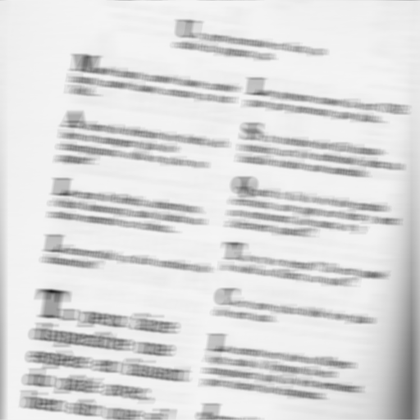
%> input picture texte_flou.png, 420 x 420 px, shrunk from 512 x 512 before the run
$ octave P5_2.m   (GNU Octave 9; MATLAB toolbox functions it lacks are replaced by stand-ins)
%> lines starting %> are read from the running program, lines starting %| are printed output that depends on the picture; in (x1, y1, x2, y2) boxes, pixels count from 0 and x2, y2 are one past the last pixel; in counts of white or black regions, pixels touching at a corner belong together; the program's own positions count from 1
[im_flou, map_flou]=imread('texte_flou.png');   % Lecture de l'image flou
%> im_flou is the input picture: size 420x420x3 uint8; min 28, max 247, mean 219.4
%> map_flou = []
[im_ref, map_ref]=imread('texte_ref.png');   % Lecture de l'image flou
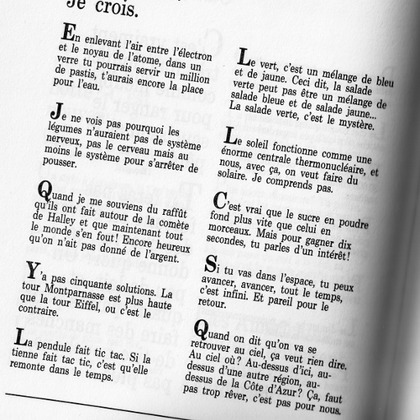
%> input picture texte_ref.png, 420 x 420 px, shrunk from 512 x 512 before the run
%> im_ref is the input picture: size 420x420x3 uint8; min 0, max 255, mean 203.3
%> map_ref = []
l=size(im_flou,1);                        % Hauteur image initiale
%> l = 420
c=size(im_flou,2);                        % Largeur image initiale
%> c = 420
K_flou = 20;


I=fftshift(fft2(im_ref));               % TF image
H = zeros(l,c);                        % Matrice de filtrage
IM_flou_simple = zeros(l,c);           % image rétablie avec une simple inversion sans tenir compte des bruits
D = fftshift(fft2(double(im_flou)));


% Affichage image flou
figure('numbertitle','off','name','Image flou');
image(im_flou);
colormap(map_flou);
%> (this line was passed over: colormap is not available in this run)

% Affichage image réference
figure('numbertitle','off','name','Image reference');
image(im_ref);
colormap(map_ref);
%> (this line was passed over: colormap is not available in this run)


% Créer la réponse impulsionnelle (h)
h = zeros(l,c);
h(floor(l/2)-1:floor(l/2)+1, floor(c/2)-K_flou/2:floor(c/2)+K_flou/2) = 1; %Rectangle
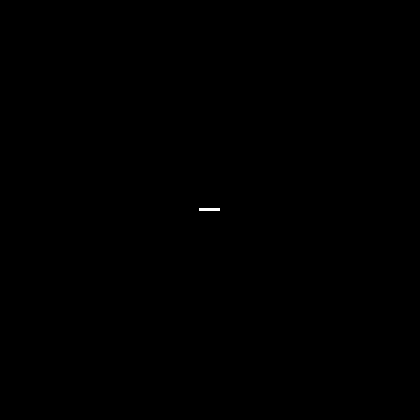
%> h: size 420x420 double; values 0 (black) and 1 (white), 0.04% white; 1 white region, box (x1, y1, x2, y2) and area: (199, 208, 220, 211) 63
h=fftshift(h);
sum = 0;
for i=1:size(h,1)
    for j=1:size(h,2)
        sum = sum+h(i,j);
    end
end
%> after the loop, sum = 63


h_norm = h/sum;

% Calcul de la TF de H
H = fftshift(fft2(h_norm));


% TF de H
figure('numbertitle', 'off', 'name', 'TF de H');
affichage = abs(log(H));
plot(affichage);
title('H');
grid on;
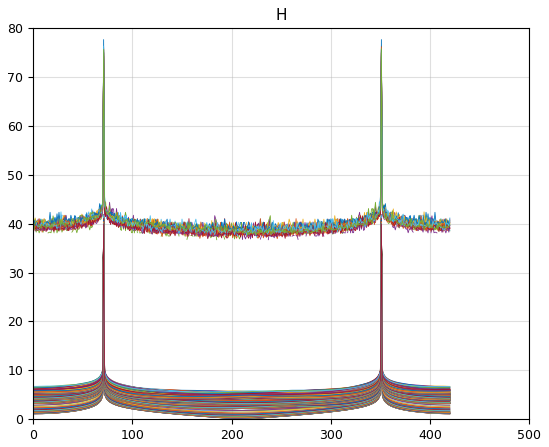
%> figure redrawn from the program's plot data; curve peaks at x = 71, y = 39.88; curve peaks at x = 71, y = 39.9; curve peaks at x = 71, y = 39.93; curve peaks at x = 71, y = 40

% Filtrage Inverse simple
IM_flou_simple = I .* H;

% Passage à l'image "visuelle"
im_flou_simple = real(ifft2(fftshift(IM_flou_simple)));
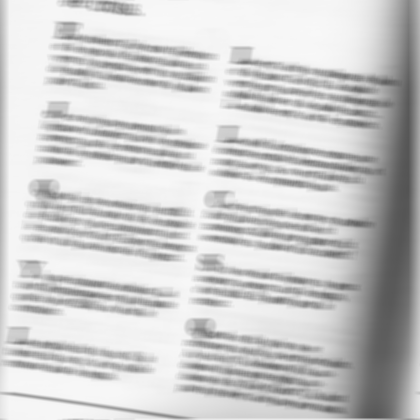
%> im_flou_simple: size 420x420x3 double; min 84.59, max 248.6, mean 203.3


%puissance spectrale
Pi = abs(I).* abs(I);
ib=im_flou_simple-floor(im_flou_simple);
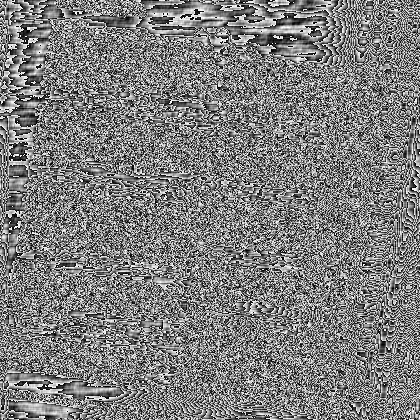
%> ib: size 420x420x3 double; min 0, max 1, mean 0.495
Ib=fftshift(fft2(ib));
Pb=abs(Ib).*abs(Ib);

W = zeros(l,c);
for u=1:l
    for v = 1:c
        W(u,v)=(1./H(u,v))*abs(H(u,v))*abs(H(u,v))/(abs(H(u,v))*abs(H(u,v))+Pb(u,v)/Pi(u,v));
    end
end


Im_ideale_simpliste = D ./ H;
im_ideale_simpliste = real(ifft2(fftshift(Im_ideale_simpliste)));
%> im_ideale_simpliste: size 420x420x3 double; every value is NaN or infinite


figure('numbertitle','off','name','Image idéale avec filtrage inverse simpliste');
image(im_ideale_simpliste);
colormap(map_flou);
%> (this line was passed over: colormap is not available in this run)

Iideale = D.*W;
i_ideale = real(ifft2(fftshift(Iideale)));
%> i_ideale: size 420x420x3 double; every value is NaN or infinite

figure('numbertitle','off','name','Image idéale avec filtrage de Wiener');
image(i_ideale);
colormap(map_flou);
%> (this line was passed over: colormap is not available in this run)
